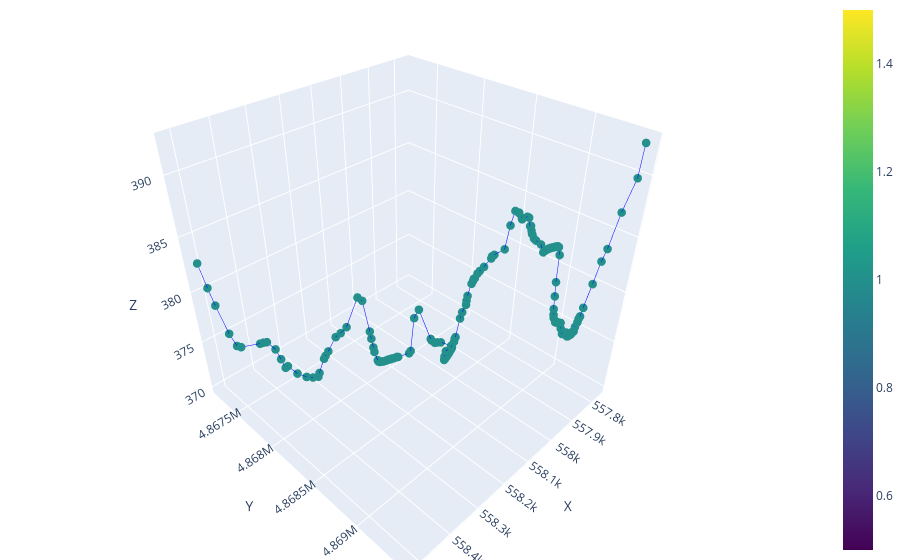

Notebook source saved alongside this figure:
### Code cell
network_name = 'single_conduit_vert_tort'
network_dir = f"conduit_geometry_test/networks/{network_name}"
network = ok.load_network_data(f'{network_dir}/nodes.csv', f'{network_dir}/edges.csv', debug= True)
network.extract_diffuse_inlets()
ss_out = np.load(f'conduit_geometry_test/output/spinup/d_5/{network_name}/results_arrays.npz')
# input_data = load_pickle(f'conduit_geometry_test/output/{network_name}_spin_up/input_data.pkl')
Q = ss_out['Q']
y = ss_out['y']
t = ss_out['t']
spring = get_outlet_Q(Q, network.outlets, network.edges)
